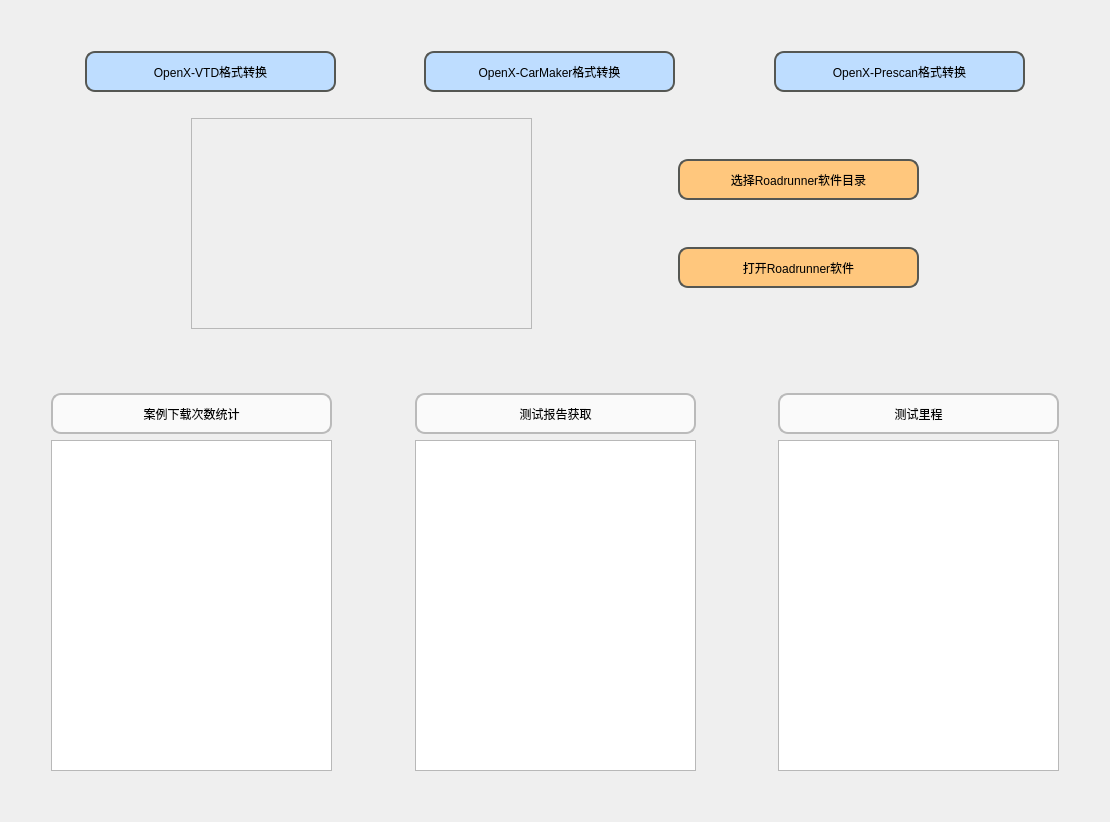
<?xml version="1.0" encoding="UTF-8"?>
<ui version="4.0">
 <class>MainWindow</class>
 <widget class="QDialog" name="MainWindow">
  <property name="geometry">
   <rect>
    <x>0</x>
    <y>0</y>
    <width>1110</width>
    <height>822</height>
   </rect>
  </property>
  <property name="maximumSize">
   <size>
    <width>1666665</width>
    <height>166666</height>
   </size>
  </property>
  <property name="windowTitle">
   <string>OpenX</string>
  </property>
  <layout class="QGridLayout" name="gridLayout_3">
   <item row="7" column="2">
    <spacer name="horizontalSpacer_16">
     <property name="orientation">
      <enum>Qt::Horizontal</enum>
     </property>
     <property name="sizeHint" stdset="0">
      <size>
       <width>40</width>
       <height>20</height>
      </size>
     </property>
    </spacer>
   </item>
   <item row="5" column="1">
    <spacer name="verticalSpacer_3">
     <property name="orientation">
      <enum>Qt::Vertical</enum>
     </property>
     <property name="sizeHint" stdset="0">
      <size>
       <width>20</width>
       <height>40</height>
      </size>
     </property>
    </spacer>
   </item>
   <item row="6" column="2">
    <layout class="QGridLayout" name="gridLayout_2">
     <item row="2" column="0">
      <widget class="QListWidget" name="case_download_show">
       <property name="minimumSize">
        <size>
         <width>0</width>
         <height>331</height>
        </size>
       </property>
      </widget>
     </item>
     <item row="0" column="0">
      <widget class="QPushButton" name="case_down">
       <property name="minimumSize">
        <size>
         <width>281</width>
         <height>41</height>
        </size>
       </property>
       <property name="styleSheet">
        <string notr="true">QPushButton{
border:2px solid rgb(186,186,186);
background-color: rgb(250,250,250);
border-radius:10px
}
QPushButton:hover{
border:2px solid rgb(186,186,186);
background-color: rgb(240, 240, 240);
border-radius:10px;}
QPushButton:pressed{
border:2px solid rgb(186,186,186);
background-color: rgb(211, 215, 207);
border-radius:10px;
}</string>
       </property>
       <property name="text">
        <string>案例下载次数统计</string>
       </property>
      </widget>
     </item>
     <item row="0" column="2">
      <widget class="QPushButton" name="report">
       <property name="minimumSize">
        <size>
         <width>281</width>
         <height>41</height>
        </size>
       </property>
       <property name="styleSheet">
        <string notr="true">QPushButton{
border:2px solid rgb(186,186,186);
background-color: rgb(250,250,250);
border-radius:10px
}
QPushButton:hover{
border:2px solid rgb(186,186,186);
background-color: rgb(240, 240, 240);
border-radius:10px;}
QPushButton:pressed{
border:2px solid rgb(186,186,186);
background-color: rgb(211, 215, 207);
border-radius:10px;
}</string>
       </property>
       <property name="text">
        <string>测试报告获取</string>
       </property>
      </widget>
     </item>
     <item row="2" column="4">
      <widget class="QListWidget" name="range_show"/>
     </item>
     <item row="2" column="2">
      <widget class="QListWidget" name="report_show"/>
     </item>
     <item row="0" column="1">
      <spacer name="horizontalSpacer_11">
       <property name="orientation">
        <enum>Qt::Horizontal</enum>
       </property>
       <property name="sizeHint" stdset="0">
        <size>
         <width>40</width>
         <height>20</height>
        </size>
       </property>
      </spacer>
     </item>
     <item row="0" column="3">
      <spacer name="horizontalSpacer_12">
       <property name="orientation">
        <enum>Qt::Horizontal</enum>
       </property>
       <property name="sizeHint" stdset="0">
        <size>
         <width>40</width>
         <height>20</height>
        </size>
       </property>
      </spacer>
     </item>
     <item row="0" column="4">
      <widget class="QPushButton" name="range">
       <property name="minimumSize">
        <size>
         <width>281</width>
         <height>41</height>
        </size>
       </property>
       <property name="styleSheet">
        <string notr="true">QPushButton{
border:2px solid rgb(186,186,186);
background-color: rgb(250,250,250);
border-radius:10px
}
QPushButton:hover{
border:2px solid rgb(186,186,186);
background-color: rgb(240, 240, 240);
border-radius:10px;}
QPushButton:pressed{
border:2px solid rgb(186,186,186);
background-color: rgb(211, 215, 207);
border-radius:10px;
}</string>
       </property>
       <property name="text">
        <string>测试里程</string>
       </property>
      </widget>
     </item>
    </layout>
   </item>
   <item row="4" column="1">
    <spacer name="verticalSpacer_6">
     <property name="orientation">
      <enum>Qt::Vertical</enum>
     </property>
     <property name="sizeHint" stdset="0">
      <size>
       <width>20</width>
       <height>40</height>
      </size>
     </property>
    </spacer>
   </item>
   <item row="5" column="2">
    <spacer name="horizontalSpacer_13">
     <property name="orientation">
      <enum>Qt::Horizontal</enum>
     </property>
     <property name="sizeHint" stdset="0">
      <size>
       <width>40</width>
       <height>20</height>
      </size>
     </property>
    </spacer>
   </item>
   <item row="4" column="2">
    <layout class="QHBoxLayout" name="horizontalLayout_4" stretch="1,1,1,1,1">
     <item>
      <spacer name="horizontalSpacer_9">
       <property name="orientation">
        <enum>Qt::Horizontal</enum>
       </property>
       <property name="sizeHint" stdset="0">
        <size>
         <width>78</width>
         <height>20</height>
        </size>
       </property>
      </spacer>
     </item>
     <item>
      <widget class="QFrame" name="frame_3">
       <property name="minimumSize">
        <size>
         <width>341</width>
         <height>211</height>
        </size>
       </property>
       <property name="maximumSize">
        <size>
         <width>341</width>
         <height>211</height>
        </size>
       </property>
       <property name="styleSheet">
        <string notr="true">border-image: url(:/DSXW/DSXW.png);
border-image: url(:/DSXW/DSXW.png);</string>
       </property>
       <property name="frameShape">
        <enum>QFrame::StyledPanel</enum>
       </property>
       <property name="frameShadow">
        <enum>QFrame::Raised</enum>
       </property>
      </widget>
     </item>
     <item>
      <spacer name="horizontalSpacer_3">
       <property name="orientation">
        <enum>Qt::Horizontal</enum>
       </property>
       <property name="sizeHint" stdset="0">
        <size>
         <width>40</width>
         <height>20</height>
        </size>
       </property>
      </spacer>
     </item>
     <item>
      <layout class="QVBoxLayout" name="verticalLayout_2">
       <item>
        <widget class="QPushButton" name="select_software_dir">
         <property name="minimumSize">
          <size>
           <width>241</width>
           <height>41</height>
          </size>
         </property>
         <property name="maximumSize">
          <size>
           <width>16777215</width>
           <height>41</height>
          </size>
         </property>
         <property name="styleSheet">
          <string notr="true">QPushButton{
border:2px solid rgb(85, 87, 83);
background-color: rgb(255, 199, 125);
border-radius:10px
}
QPushButton:hover{
border:2px solid rgb(85, 87, 83);
background-color: rgb(230, 175, 80);
border-radius:10px;
}
QPushButton:pressed{
border:2px solid rgb(85, 87, 83);
background-color: rgb(193, 125, 17);
border-radius:10px;
}
</string>
         </property>
         <property name="text">
          <string>选择Roadrunner软件目录</string>
         </property>
        </widget>
       </item>
       <item>
        <widget class="QPushButton" name="open_software">
         <property name="minimumSize">
          <size>
           <width>241</width>
           <height>41</height>
          </size>
         </property>
         <property name="styleSheet">
          <string notr="true">QPushButton{
border:2px solid rgb(85, 87, 83);
background-color: rgb(255, 199, 125);
border-radius:10px
}
QPushButton:hover{
border:2px solid rgb(85, 87, 83);
background-color: rgb(230, 175, 80);
border-radius:10px;
}
QPushButton:pressed{
border:2px solid rgb(85, 87, 83);
background-color: rgb(193, 125, 17);
border-radius:10px;
}
</string>
         </property>
         <property name="text">
          <string>打开Roadrunner软件</string>
         </property>
        </widget>
       </item>
      </layout>
     </item>
     <item>
      <spacer name="horizontalSpacer_10">
       <property name="orientation">
        <enum>Qt::Horizontal</enum>
       </property>
       <property name="sizeHint" stdset="0">
        <size>
         <width>318</width>
         <height>20</height>
        </size>
       </property>
      </spacer>
     </item>
    </layout>
   </item>
   <item row="8" column="2">
    <spacer name="horizontalSpacer_17">
     <property name="orientation">
      <enum>Qt::Horizontal</enum>
     </property>
     <property name="sizeHint" stdset="0">
      <size>
       <width>40</width>
       <height>20</height>
      </size>
     </property>
    </spacer>
   </item>
   <item row="6" column="4">
    <spacer name="verticalSpacer_5">
     <property name="orientation">
      <enum>Qt::Vertical</enum>
     </property>
     <property name="sizeHint" stdset="0">
      <size>
       <width>20</width>
       <height>40</height>
      </size>
     </property>
    </spacer>
   </item>
   <item row="6" column="3">
    <spacer name="verticalSpacer_2">
     <property name="orientation">
      <enum>Qt::Vertical</enum>
     </property>
     <property name="sizeHint" stdset="0">
      <size>
       <width>20</width>
       <height>40</height>
      </size>
     </property>
    </spacer>
   </item>
   <item row="3" column="2">
    <spacer name="horizontalSpacer_14">
     <property name="orientation">
      <enum>Qt::Horizontal</enum>
     </property>
     <property name="sizeHint" stdset="0">
      <size>
       <width>40</width>
       <height>20</height>
      </size>
     </property>
    </spacer>
   </item>
   <item row="6" column="0">
    <spacer name="verticalSpacer_4">
     <property name="orientation">
      <enum>Qt::Vertical</enum>
     </property>
     <property name="sizeHint" stdset="0">
      <size>
       <width>20</width>
       <height>40</height>
      </size>
     </property>
    </spacer>
   </item>
   <item row="2" column="2">
    <layout class="QHBoxLayout" name="horizontalLayout_3">
     <item>
      <spacer name="horizontalSpacer">
       <property name="orientation">
        <enum>Qt::Horizontal</enum>
       </property>
       <property name="sizeHint" stdset="0">
        <size>
         <width>40</width>
         <height>20</height>
        </size>
       </property>
      </spacer>
     </item>
     <item>
      <widget class="QPushButton" name="openx_vtd_change">
       <property name="minimumSize">
        <size>
         <width>251</width>
         <height>41</height>
        </size>
       </property>
       <property name="styleSheet">
        <string notr="true">QPushButton{
border:2px solid rgb(85, 87, 83);
background-color: rgb(190, 221, 255);
border-radius:10px
}
QPushButton:hover{
border:2px solid rgb(85, 87, 83);
background-color: rgb(170, 200, 230);
border-radius:10px;
}
QPushButton:pressed{
border:2px solid rgb(85, 87, 83);
background-color: rgb(138, 164, 193);
border-radius:10px;
}</string>
       </property>
       <property name="text">
        <string>OpenX-VTD格式转换</string>
       </property>
       <property name="default">
        <bool>false</bool>
       </property>
       <property name="flat">
        <bool>false</bool>
       </property>
      </widget>
     </item>
     <item>
      <spacer name="horizontalSpacer_7">
       <property name="orientation">
        <enum>Qt::Horizontal</enum>
       </property>
       <property name="sizeHint" stdset="0">
        <size>
         <width>88</width>
         <height>20</height>
        </size>
       </property>
      </spacer>
     </item>
     <item>
      <widget class="QPushButton" name="openx_carmaker_change">
       <property name="minimumSize">
        <size>
         <width>251</width>
         <height>41</height>
        </size>
       </property>
       <property name="styleSheet">
        <string notr="true">QPushButton{
border:2px solid rgb(85, 87, 83);
background-color: rgb(190, 221, 255);
border-radius:10px
}
QPushButton:hover{
border:2px solid rgb(85, 87, 83);
background-color: rgb(170, 200, 230);
border-radius:10px;
}
QPushButton:pressed{
border:2px solid rgb(85, 87, 83);
background-color: rgb(138, 164, 193);
border-radius:10px;
}</string>
       </property>
       <property name="text">
        <string>OpenX-CarMaker格式转换</string>
       </property>
      </widget>
     </item>
     <item>
      <spacer name="horizontalSpacer_8">
       <property name="orientation">
        <enum>Qt::Horizontal</enum>
       </property>
       <property name="sizeHint" stdset="0">
        <size>
         <width>98</width>
         <height>20</height>
        </size>
       </property>
      </spacer>
     </item>
     <item>
      <widget class="QPushButton" name="openx_prescan_change">
       <property name="minimumSize">
        <size>
         <width>251</width>
         <height>41</height>
        </size>
       </property>
       <property name="toolTip">
        <string>&lt;html&gt;&lt;head/&gt;&lt;body&gt;&lt;p&gt;&lt;br/&gt;&lt;/p&gt;&lt;/body&gt;&lt;/html&gt;</string>
       </property>
       <property name="styleSheet">
        <string notr="true">QPushButton{
border:2px solid rgb(85, 87, 83);
background-color: rgb(190, 221, 255);
border-radius:10px
}
QPushButton:hover{
border:2px solid rgb(85, 87, 83);
background-color: rgb(170, 200, 230);
border-radius:10px;
}
QPushButton:pressed{
border:2px solid rgb(85, 87, 83);
background-color: rgb(138, 164, 193);
border-radius:10px;
}</string>
       </property>
       <property name="text">
        <string>OpenX-Prescan格式转换</string>
       </property>
      </widget>
     </item>
     <item>
      <spacer name="horizontalSpacer_2">
       <property name="orientation">
        <enum>Qt::Horizontal</enum>
       </property>
       <property name="sizeHint" stdset="0">
        <size>
         <width>40</width>
         <height>20</height>
        </size>
       </property>
      </spacer>
     </item>
    </layout>
   </item>
   <item row="6" column="1">
    <spacer name="verticalSpacer">
     <property name="orientation">
      <enum>Qt::Vertical</enum>
     </property>
     <property name="sizeHint" stdset="0">
      <size>
       <width>20</width>
       <height>40</height>
      </size>
     </property>
    </spacer>
   </item>
   <item row="1" column="2">
    <spacer name="horizontalSpacer_15">
     <property name="orientation">
      <enum>Qt::Horizontal</enum>
     </property>
     <property name="sizeHint" stdset="0">
      <size>
       <width>40</width>
       <height>20</height>
      </size>
     </property>
    </spacer>
   </item>
   <item row="0" column="2">
    <spacer name="horizontalSpacer_4">
     <property name="orientation">
      <enum>Qt::Horizontal</enum>
     </property>
     <property name="sizeHint" stdset="0">
      <size>
       <width>40</width>
       <height>20</height>
      </size>
     </property>
    </spacer>
   </item>
  </layout>
 </widget>
 <resources>
  <include location="DSXW.qrc"/>
 </resources>
 <connections/>
</ui>
